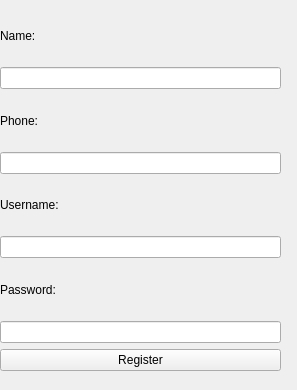
<?xml version="1.0" encoding="UTF-8"?>
<ui version="4.0">
 <class>Login</class>
 <widget class="QWidget" name="Login">
  <property name="geometry">
   <rect>
    <x>0</x>
    <y>0</y>
    <width>297</width>
    <height>390</height>
   </rect>
  </property>
  <property name="sizePolicy">
   <sizepolicy hsizetype="Preferred" vsizetype="Preferred">
    <horstretch>0</horstretch>
    <verstretch>0</verstretch>
   </sizepolicy>
  </property>
  <property name="windowTitle">
   <string>Form</string>
  </property>
  <widget class="QWidget" name="verticalLayoutWidget">
   <property name="geometry">
    <rect>
     <x>0</x>
     <y>10</y>
     <width>281</width>
     <height>361</height>
    </rect>
   </property>
   <layout class="QVBoxLayout" name="verticalLayout">
    <item>
     <layout class="QHBoxLayout" name="horizontalLayout_9">
      <item>
       <widget class="QLabel" name="label">
        <property name="text">
         <string>Name:</string>
        </property>
       </widget>
      </item>
     </layout>
    </item>
    <item>
     <layout class="QHBoxLayout" name="horizontalLayout_8">
      <item>
       <widget class="QLineEdit" name="nameField"/>
      </item>
     </layout>
    </item>
    <item>
     <layout class="QHBoxLayout" name="horizontalLayout_7">
      <item>
       <widget class="QLabel" name="label_2">
        <property name="text">
         <string>Phone:</string>
        </property>
       </widget>
      </item>
     </layout>
    </item>
    <item>
     <layout class="QHBoxLayout" name="horizontalLayout_6">
      <item>
       <widget class="QLineEdit" name="phoneField"/>
      </item>
     </layout>
    </item>
    <item>
     <layout class="QHBoxLayout" name="horizontalLayout_5">
      <item>
       <widget class="QLabel" name="label_3">
        <property name="text">
         <string>Username:</string>
        </property>
       </widget>
      </item>
     </layout>
    </item>
    <item>
     <layout class="QHBoxLayout" name="horizontalLayout_4">
      <item>
       <widget class="QLineEdit" name="usernameField"/>
      </item>
     </layout>
    </item>
    <item>
     <layout class="QHBoxLayout" name="horizontalLayout_3">
      <item>
       <widget class="QLabel" name="label_4">
        <property name="text">
         <string>Password:</string>
        </property>
       </widget>
      </item>
     </layout>
    </item>
    <item>
     <layout class="QHBoxLayout" name="horizontalLayout">
      <item>
       <widget class="QLineEdit" name="passwordField"/>
      </item>
     </layout>
    </item>
    <item>
     <layout class="QHBoxLayout" name="horizontalLayout_2">
      <item>
       <widget class="QPushButton" name="registerButton">
        <property name="text">
         <string>Register</string>
        </property>
       </widget>
      </item>
     </layout>
    </item>
   </layout>
  </widget>
 </widget>
 <resources/>
 <connections/>
</ui>
